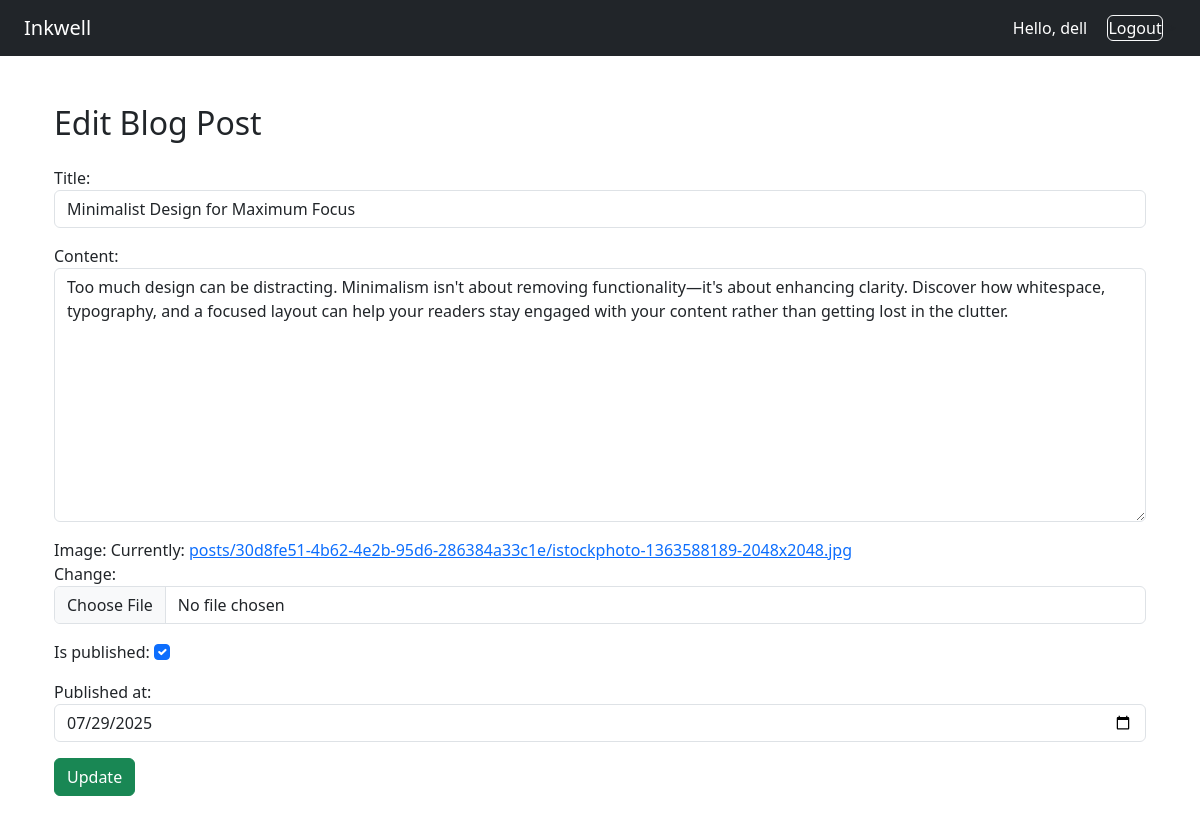
The app's page /edit/minimalist-design-for-maximum-focus-1 (signed in) with its own data.
### blogs/models.py (models this page shows, shortened)
class TimestampModel(models.Model):
    created_at = models.DateTimeField(auto_now_add=True)
    updated_at = models.DateTimeField(auto_now=True)
    class Meta:
        abstract = True

class BlogPost(TimestampModel):
    id = models.UUIDField(default=uuid.uuid4, unique=True, primary_key=True)
    title = models.CharField(max_length=250)
    image = models.ImageField(upload_to=GenerateImagePath())
    slug = models.SlugField(blank=True, unique=True)
    content = models.TextField()
    author = models.ForeignKey(
        Author, on_delete=models.SET_NULL, null=True, related_name="posts"
    )
    excerpt = models.CharField(max_length=500, blank=True, null=True)
    is_published = models.BooleanField(default=False)
    published_at = models.DateTimeField(null=True, blank=True)
    status = models.CharField(
        choices=Status.choices, default=Status.DRAFT, max_length=20
    )
    objects = models.Manager()
    publishes = PublishManger()
    class Meta:
        ordering = ["-created_at"]
        indexes = [
            models.Index(fields=["title"]),
            models.Index(fields=["is_published", "published_at"]),
        ]

### blogs/views.py (the view, shortened to what this page needs)
# urls.py: path("edit/<slug:slug>", views.BlogUpdateView.as_view(), name="blog_edit"),
class BlogUpdateView(LoginRequiredMixin, UserPassesTestMixin, UpdateView):
    model = BlogPost
    template_name = "blogs/blog_create_edit.html"
    form_class = BlogPostForm
    context_object_name = "blog"
    slug_field = "slug"
    slug_url_kwarg = "slug"
    def test_func(self):
        user = self.request.user
        blog = self.get_object()
        return user.is_superuser or blog.author == user.author

### blogs/forms.py
class BlogPostForm(forms.ModelForm):
    class Meta:
        model = BlogPost
        fields = [
            "title",
            "content",
            "image",
            "is_published",
            "published_at",
        ]
        widgets = {
            "title": forms.TextInput(
                attrs={"class": "form-control", "placeholder": "Enter post title"}
            ),
            "content": forms.Textarea(attrs={"class": "form-control", "rows": 10}),
            "image": forms.ClearableFileInput(attrs={"class": "form-control"}),
            "published_at": forms.DateInput(
                attrs={"class": "form-control", "type": "date"}
            ),
            "is_published": forms.CheckboxInput(attrs={"class": "form-check-input"}),
        }

### blogs/templates/blogs/blog_create_edit.html (shortened to what this page needs)
{% extends 'base.html' %}
{% block content %}
  <div class="container mt-4">
    <h2 class="mb-4">
      {% if blog.pk %}Edit{% else %}Create{% endif %} Blog Post
    </h2>
    <form method="post" enctype="multipart/form-data">
      {% for field in form %}
        <div class="mb-3">
          {{ field.label_tag }}
          {{ field }}
        </div>
      {% endfor %}
      <button type="submit" class="btn btn-success">
        {% if blog.pk %}Update{% else %}Create{% endif %}
      </button>
    </form>
  </div>
{% endblock %}

### templates/base.html (shortened to what this page needs)
{% load static %}
<!DOCTYPE html>
<html lang="en">
  <head>
    <link
    href = "{% static 'css/bootstrap.min.css' %}"
      rel="stylesheet"
    />
  </head>
  <body>
    <nav class="navbar navbar-expand-lg navbar-dark bg-dark px-4">
      <a class="navbar-brand" href="{% url 'blogs:blog_list' %}">Inkwell</a>
      <div class="ms-auto">
        {% if user.is_authenticated %}
        <span class="text-white me-3">Hello, {{ user.username }}</span>
       <form method="post" action="{% url 'account:logout' %}" style="display: inline;">
        <button type="submit" class="btn btn-outline-light p-0 m-0 align-baseline" style="color: #fff;">
            Logout
        </button>
        </form>
        {% endif %}
      </div>
    </nav>
    <div class="container py-4">
       {% block content %}{% endblock %}
    </div>
  </body>
</html>

### records on screen
BlogPost: form "Minimalist Design for Maximum Focus" "Too much design can be distracting. Minimalism isn't about removing functionality—it's about enhancing clarity. Discover how whitespace, typography, and a focused layout can help your readers stay engaged with your content rather than getting lost in the clutter." "☑" "07/29/2025"

### other values on screen
{{ user.username }} "dell"
{{ field.label_tag }} "Title:" "Content:" "Image:" "Is published:" "Published at:"
